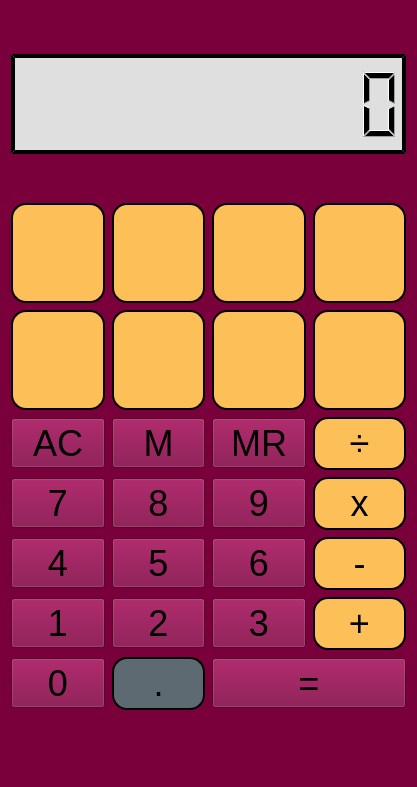
<?xml version="1.0" encoding="UTF-8"?>
<ui version="4.0">
 <class>MainWindow</class>
 <widget class="QMainWindow" name="MainWindow">
  <property name="geometry">
   <rect>
    <x>0</x>
    <y>0</y>
    <width>417</width>
    <height>787</height>
   </rect>
  </property>
  <property name="windowTitle">
   <string>Ultimate Calculator</string>
  </property>
  <property name="styleSheet">
   <string notr="true">background-color: rgb(122, 0, 60);</string>
  </property>
  <property name="tabShape">
   <enum>QTabWidget::Rounded</enum>
  </property>
  <widget class="QWidget" name="centralWidget">
   <property name="sizePolicy">
    <sizepolicy hsizetype="Maximum" vsizetype="Maximum">
     <horstretch>0</horstretch>
     <verstretch>0</verstretch>
    </sizepolicy>
   </property>
   <property name="styleSheet">
    <string notr="true"/>
   </property>
   <layout class="QVBoxLayout" name="verticalLayout">
    <property name="bottomMargin">
     <number>11</number>
    </property>
    <item>
     <widget class="QLCDNumber" name="lcdNumber">
      <property name="sizePolicy">
       <sizepolicy hsizetype="Minimum" vsizetype="Minimum">
        <horstretch>0</horstretch>
        <verstretch>0</verstretch>
       </sizepolicy>
      </property>
      <property name="maximumSize">
       <size>
        <width>16777215</width>
        <height>100</height>
       </size>
      </property>
      <property name="font">
       <font>
        <family>Arial</family>
       </font>
      </property>
      <property name="styleSheet">
       <string notr="true">background-color: rgb(223, 223, 223);
border-style: outset;
border-width: 4px;
border-color: black;
padding: 4px;</string>
      </property>
      <property name="digitCount">
       <number>10</number>
      </property>
     </widget>
    </item>
    <item>
     <layout class="QGridLayout" name="gridLayout" rowstretch="0,0,0,0,0,0,0" rowminimumheight="0,0,0,0,0,0,0">
      <property name="sizeConstraint">
       <enum>QLayout::SetDefaultConstraint</enum>
      </property>
      <property name="spacing">
       <number>7</number>
      </property>
      <item row="3" column="3">
       <widget class="QPushButton" name="pushButton_mul">
        <property name="minimumSize">
         <size>
          <width>0</width>
          <height>50</height>
         </size>
        </property>
        <property name="font">
         <font>
          <pointsize>27</pointsize>
          <weight>50</weight>
          <bold>false</bold>
         </font>
        </property>
        <property name="cursor">
         <cursorShape>PointingHandCursor</cursorShape>
        </property>
        <property name="styleSheet">
         <string notr="true">background-color: rgb(253, 191, 87);
border-style: outset;
border-width: 2px;
border-radius: 15px;
border-color: black;
padding: 4px;</string>
        </property>
        <property name="text">
         <string>x</string>
        </property>
        <property name="shortcut">
         <string>*</string>
        </property>
       </widget>
      </item>
      <item row="3" column="1">
       <widget class="QPushButton" name="pushButton_n8">
        <property name="minimumSize">
         <size>
          <width>0</width>
          <height>50</height>
         </size>
        </property>
        <property name="font">
         <font>
          <pointsize>27</pointsize>
          <weight>50</weight>
          <bold>false</bold>
         </font>
        </property>
        <property name="cursor">
         <cursorShape>PointingHandCursor</cursorShape>
        </property>
        <property name="styleSheet">
         <string notr="true">background-color: rgb(94, 106, 113);
border-style: outset;
border-width: 2px;
border-radius: 15px;
border-color: black;
padding: 4px;
QPushButton {
color: #1976D;
}</string>
        </property>
        <property name="text">
         <string>8</string>
        </property>
        <property name="shortcut">
         <string>8</string>
        </property>
       </widget>
      </item>
      <item row="4" column="2">
       <widget class="QPushButton" name="pushButton_n6">
        <property name="minimumSize">
         <size>
          <width>0</width>
          <height>50</height>
         </size>
        </property>
        <property name="font">
         <font>
          <pointsize>27</pointsize>
          <weight>50</weight>
          <bold>false</bold>
         </font>
        </property>
        <property name="cursor">
         <cursorShape>PointingHandCursor</cursorShape>
        </property>
        <property name="styleSheet">
         <string notr="true">background-color: rgb(94, 106, 113);
border-style: outset;
border-width: 2px;
border-radius: 15px;
border-color: black;
padding: 4px;
QPushButton {
color: #1976D;
}</string>
        </property>
        <property name="text">
         <string>6</string>
        </property>
        <property name="shortcut">
         <string>6</string>
        </property>
       </widget>
      </item>
      <item row="5" column="3">
       <widget class="QPushButton" name="pushButton_add">
        <property name="minimumSize">
         <size>
          <width>0</width>
          <height>50</height>
         </size>
        </property>
        <property name="font">
         <font>
          <pointsize>27</pointsize>
          <weight>50</weight>
          <bold>false</bold>
         </font>
        </property>
        <property name="cursor">
         <cursorShape>PointingHandCursor</cursorShape>
        </property>
        <property name="styleSheet">
         <string notr="true">background-color: rgb(253, 191, 87);
border-style: outset;
border-width: 2px;
border-radius: 15px;
border-color: black;
padding: 4px;</string>
        </property>
        <property name="text">
         <string>+</string>
        </property>
        <property name="shortcut">
         <string>+</string>
        </property>
       </widget>
      </item>
      <item row="0" column="2">
       <widget class="QPushButton" name="pushButton_stock">
        <property name="minimumSize">
         <size>
          <width>0</width>
          <height>100</height>
         </size>
        </property>
        <property name="font">
         <font>
          <family>MS Shell Dlg 2</family>
          <pointsize>9</pointsize>
          <weight>75</weight>
          <bold>true</bold>
         </font>
        </property>
        <property name="cursor">
         <cursorShape>PointingHandCursor</cursorShape>
        </property>
        <property name="styleSheet">
         <string notr="true">background-color: rgb(253, 191, 87);
border-image: url(:/newPrefix/stock1.png);
border-style: outset;
border-width: 2px;
border-radius: 15px;
border-color: black;
padding: 4px;</string>
        </property>
        <property name="text">
         <string/>
        </property>
       </widget>
      </item>
      <item row="0" column="1">
       <widget class="QPushButton" name="pushButton_alg">
        <property name="minimumSize">
         <size>
          <width>0</width>
          <height>100</height>
         </size>
        </property>
        <property name="baseSize">
         <size>
          <width>0</width>
          <height>0</height>
         </size>
        </property>
        <property name="font">
         <font>
          <family>MS Shell Dlg 2</family>
          <pointsize>9</pointsize>
          <weight>75</weight>
          <bold>true</bold>
         </font>
        </property>
        <property name="cursor">
         <cursorShape>PointingHandCursor</cursorShape>
        </property>
        <property name="styleSheet">
         <string notr="true">background-color: rgb(253, 191, 87);
border-image: url(:/newPrefix/alg1.png);
border-style: outset;
border-width: 2px;
border-radius: 15px;
border-color: black;
padding: 4px;</string>
        </property>
        <property name="text">
         <string/>
        </property>
       </widget>
      </item>
      <item row="4" column="1">
       <widget class="QPushButton" name="pushButton_n5">
        <property name="minimumSize">
         <size>
          <width>0</width>
          <height>50</height>
         </size>
        </property>
        <property name="font">
         <font>
          <pointsize>27</pointsize>
          <weight>50</weight>
          <bold>false</bold>
         </font>
        </property>
        <property name="cursor">
         <cursorShape>PointingHandCursor</cursorShape>
        </property>
        <property name="styleSheet">
         <string notr="true">background-color: rgb(94, 106, 113);
border-style: outset;
border-width: 2px;
border-radius: 15px;
border-color: black;
padding: 4px;
QPushButton {
color: #1976D;
}</string>
        </property>
        <property name="text">
         <string>5</string>
        </property>
        <property name="shortcut">
         <string>5</string>
        </property>
       </widget>
      </item>
      <item row="6" column="0">
       <widget class="QPushButton" name="pushButton_n0">
        <property name="minimumSize">
         <size>
          <width>0</width>
          <height>50</height>
         </size>
        </property>
        <property name="font">
         <font>
          <pointsize>27</pointsize>
          <weight>50</weight>
          <bold>false</bold>
         </font>
        </property>
        <property name="cursor">
         <cursorShape>PointingHandCursor</cursorShape>
        </property>
        <property name="styleSheet">
         <string notr="true">background-color: rgb(94, 106, 113);
border-style: outset;
border-width: 2px;
border-radius: 15px;
border-color: black;
padding: 4px;
QPushButton {
color: #1976D;
}</string>
        </property>
        <property name="text">
         <string>0</string>
        </property>
        <property name="shortcut">
         <string>0</string>
        </property>
       </widget>
      </item>
      <item row="5" column="1">
       <widget class="QPushButton" name="pushButton_n2">
        <property name="minimumSize">
         <size>
          <width>0</width>
          <height>50</height>
         </size>
        </property>
        <property name="font">
         <font>
          <pointsize>27</pointsize>
          <weight>50</weight>
          <bold>false</bold>
         </font>
        </property>
        <property name="cursor">
         <cursorShape>PointingHandCursor</cursorShape>
        </property>
        <property name="styleSheet">
         <string notr="true">background-color: rgb(94, 106, 113);
border-style: outset;
border-width: 2px;
border-radius: 15px;
border-color: black;
padding: 4px;
QPushButton {
color: #1976D;
}</string>
        </property>
        <property name="text">
         <string>2</string>
        </property>
        <property name="shortcut">
         <string>2</string>
        </property>
       </widget>
      </item>
      <item row="5" column="0">
       <widget class="QPushButton" name="pushButton_n1">
        <property name="minimumSize">
         <size>
          <width>0</width>
          <height>50</height>
         </size>
        </property>
        <property name="font">
         <font>
          <pointsize>27</pointsize>
          <weight>50</weight>
          <bold>false</bold>
         </font>
        </property>
        <property name="cursor">
         <cursorShape>PointingHandCursor</cursorShape>
        </property>
        <property name="styleSheet">
         <string notr="true">background-color: rgb(94, 106, 113);
border-style: outset;
border-width: 2px;
border-radius: 15px;
border-color: black;
padding: 4px;
QPushButton {
color: #1976D;
}</string>
        </property>
        <property name="text">
         <string>1</string>
        </property>
        <property name="shortcut">
         <string>1</string>
        </property>
       </widget>
      </item>
      <item row="2" column="0">
       <widget class="QPushButton" name="pushButton_ac">
        <property name="minimumSize">
         <size>
          <width>0</width>
          <height>50</height>
         </size>
        </property>
        <property name="font">
         <font>
          <family>Arial</family>
          <pointsize>27</pointsize>
          <weight>50</weight>
          <bold>false</bold>
         </font>
        </property>
        <property name="cursor">
         <cursorShape>PointingHandCursor</cursorShape>
        </property>
        <property name="styleSheet">
         <string notr="true">background-color: rgb(253, 191, 87);
border-style: outset;
border-width: 2px;
border-radius: 15px;
border-color: black;
padding: 4px;
QPushButton {
    color: #f4433;
}
</string>
        </property>
        <property name="text">
         <string>AC</string>
        </property>
        <property name="shortcut">
         <string>Esc</string>
        </property>
       </widget>
      </item>
      <item row="4" column="0">
       <widget class="QPushButton" name="pushButton_n4">
        <property name="minimumSize">
         <size>
          <width>0</width>
          <height>50</height>
         </size>
        </property>
        <property name="font">
         <font>
          <pointsize>27</pointsize>
          <weight>50</weight>
          <bold>false</bold>
         </font>
        </property>
        <property name="cursor">
         <cursorShape>PointingHandCursor</cursorShape>
        </property>
        <property name="styleSheet">
         <string notr="true">background-color: rgb(94, 106, 113);
border-style: outset;
border-width: 2px;
border-radius: 15px;
border-color: black;
padding: 4px;
QPushButton {
color: #1976D;
}</string>
        </property>
        <property name="text">
         <string>4</string>
        </property>
        <property name="shortcut">
         <string>4</string>
        </property>
       </widget>
      </item>
      <item row="3" column="0">
       <widget class="QPushButton" name="pushButton_n7">
        <property name="minimumSize">
         <size>
          <width>0</width>
          <height>50</height>
         </size>
        </property>
        <property name="font">
         <font>
          <pointsize>27</pointsize>
          <weight>50</weight>
          <bold>false</bold>
         </font>
        </property>
        <property name="cursor">
         <cursorShape>PointingHandCursor</cursorShape>
        </property>
        <property name="styleSheet">
         <string notr="true">background-color: rgb(94, 106, 113);
border-style: outset;
border-width: 2px;
border-radius: 15px;
border-color: black;
padding: 4px;
QPushButton {
color: #1976D;
}</string>
        </property>
        <property name="text">
         <string>7</string>
        </property>
        <property name="shortcut">
         <string>7</string>
        </property>
       </widget>
      </item>
      <item row="4" column="3">
       <widget class="QPushButton" name="pushButton_sub">
        <property name="minimumSize">
         <size>
          <width>0</width>
          <height>50</height>
         </size>
        </property>
        <property name="font">
         <font>
          <pointsize>27</pointsize>
          <weight>50</weight>
          <bold>false</bold>
         </font>
        </property>
        <property name="cursor">
         <cursorShape>PointingHandCursor</cursorShape>
        </property>
        <property name="styleSheet">
         <string notr="true">background-color: rgb(253, 191, 87);
border-style: outset;
border-width: 2px;
border-radius: 15px;
border-color: black;
padding: 4px;</string>
        </property>
        <property name="text">
         <string>-</string>
        </property>
        <property name="shortcut">
         <string>-</string>
        </property>
       </widget>
      </item>
      <item row="2" column="3">
       <widget class="QPushButton" name="pushButton_div">
        <property name="minimumSize">
         <size>
          <width>0</width>
          <height>50</height>
         </size>
        </property>
        <property name="font">
         <font>
          <pointsize>27</pointsize>
          <weight>50</weight>
          <bold>false</bold>
         </font>
        </property>
        <property name="cursor">
         <cursorShape>PointingHandCursor</cursorShape>
        </property>
        <property name="styleSheet">
         <string notr="true">background-color: rgb(253, 191, 87);
border-style: outset;
border-width: 2px;
border-radius: 15px;
border-color: black;
padding: 4px;</string>
        </property>
        <property name="text">
         <string>÷</string>
        </property>
        <property name="shortcut">
         <string>/</string>
        </property>
       </widget>
      </item>
      <item row="3" column="2">
       <widget class="QPushButton" name="pushButton_n9">
        <property name="minimumSize">
         <size>
          <width>0</width>
          <height>50</height>
         </size>
        </property>
        <property name="font">
         <font>
          <pointsize>27</pointsize>
          <weight>50</weight>
          <bold>false</bold>
         </font>
        </property>
        <property name="cursor">
         <cursorShape>PointingHandCursor</cursorShape>
        </property>
        <property name="styleSheet">
         <string notr="true">background-color: rgb(94, 106, 113);
border-style: outset;
border-width: 2px;
border-radius: 15px;
border-color: black;
padding: 4px;
QPushButton {
color: #1976D;
}</string>
        </property>
        <property name="text">
         <string>9</string>
        </property>
        <property name="shortcut">
         <string>9</string>
        </property>
       </widget>
      </item>
      <item row="2" column="2">
       <widget class="QPushButton" name="pushButton_mr">
        <property name="minimumSize">
         <size>
          <width>0</width>
          <height>50</height>
         </size>
        </property>
        <property name="font">
         <font>
          <pointsize>27</pointsize>
          <weight>50</weight>
          <bold>false</bold>
         </font>
        </property>
        <property name="cursor">
         <cursorShape>PointingHandCursor</cursorShape>
        </property>
        <property name="styleSheet">
         <string notr="true">background-color: rgb(253, 191, 87);
border-style: outset;
border-width: 2px;
border-radius: 15px;
border-color: black;
padding: 4px;
QPushButton {
   color: #FFC10;
}</string>
        </property>
        <property name="text">
         <string>MR</string>
        </property>
        <property name="shortcut">
         <string>R</string>
        </property>
       </widget>
      </item>
      <item row="6" column="1">
       <widget class="QPushButton" name="pushButton_pc">
        <property name="minimumSize">
         <size>
          <width>0</width>
          <height>50</height>
         </size>
        </property>
        <property name="font">
         <font>
          <pointsize>27</pointsize>
          <weight>50</weight>
          <bold>false</bold>
         </font>
        </property>
        <property name="cursor">
         <cursorShape>PointingHandCursor</cursorShape>
        </property>
        <property name="styleSheet">
         <string notr="true">background-color: rgb(94, 106, 113);
border-style: outset;
border-width: 2px;
border-radius: 15px;
border-color: black;
padding: 4px;</string>
        </property>
        <property name="text">
         <string>.</string>
        </property>
        <property name="shortcut">
         <string>%</string>
        </property>
       </widget>
      </item>
      <item row="5" column="2">
       <widget class="QPushButton" name="pushButton_n3">
        <property name="minimumSize">
         <size>
          <width>0</width>
          <height>50</height>
         </size>
        </property>
        <property name="font">
         <font>
          <pointsize>27</pointsize>
          <weight>50</weight>
          <bold>false</bold>
         </font>
        </property>
        <property name="cursor">
         <cursorShape>PointingHandCursor</cursorShape>
        </property>
        <property name="styleSheet">
         <string notr="true">background-color: rgb(94, 106, 113);
border-style: outset;
border-width: 2px;
border-radius: 15px;
border-color: black;
padding: 4px;
QPushButton {
color: #1976D;
}</string>
        </property>
        <property name="text">
         <string>3</string>
        </property>
        <property name="shortcut">
         <string>3</string>
        </property>
       </widget>
      </item>
      <item row="0" column="0">
       <widget class="QPushButton" name="pushButton_convert">
        <property name="minimumSize">
         <size>
          <width>0</width>
          <height>100</height>
         </size>
        </property>
        <property name="font">
         <font>
          <family>MS Shell Dlg 2</family>
          <pointsize>9</pointsize>
          <weight>75</weight>
          <bold>true</bold>
         </font>
        </property>
        <property name="cursor">
         <cursorShape>PointingHandCursor</cursorShape>
        </property>
        <property name="styleSheet">
         <string notr="true">background-color: rgb(253, 191, 87);
border-image: url(:/newPrefix/conv1.png);
border-style: outset;
border-width: 2px;
border-radius: 15px;
border-color: black;
padding: 4px;</string>
        </property>
        <property name="text">
         <string/>
        </property>
       </widget>
      </item>
      <item row="0" column="3">
       <widget class="QPushButton" name="pushButton_credits">
        <property name="minimumSize">
         <size>
          <width>0</width>
          <height>100</height>
         </size>
        </property>
        <property name="font">
         <font>
          <family>MS Shell Dlg 2</family>
          <pointsize>9</pointsize>
          <weight>75</weight>
          <bold>true</bold>
         </font>
        </property>
        <property name="cursor">
         <cursorShape>PointingHandCursor</cursorShape>
        </property>
        <property name="styleSheet">
         <string notr="true">background-color: rgb(253, 191, 87);
border-image: url(:/newPrefix/credit.png);
border-style: outset;
border-width: 2px;
border-radius: 15px;
border-color: black;
padding: 4px;</string>
        </property>
        <property name="text">
         <string/>
        </property>
       </widget>
      </item>
      <item row="2" column="1">
       <widget class="QPushButton" name="pushButton_m">
        <property name="minimumSize">
         <size>
          <width>0</width>
          <height>50</height>
         </size>
        </property>
        <property name="font">
         <font>
          <pointsize>27</pointsize>
          <weight>50</weight>
          <bold>false</bold>
         </font>
        </property>
        <property name="cursor">
         <cursorShape>PointingHandCursor</cursorShape>
        </property>
        <property name="styleSheet">
         <string notr="true">background-color: rgb(253, 191, 87);
border-style: outset;
border-width: 2px;
border-radius: 15px;
border-color: black;
padding: 4px;
QPushButton {
   color: #FFC10;
}</string>
        </property>
        <property name="text">
         <string>M</string>
        </property>
        <property name="shortcut">
         <string>M</string>
        </property>
       </widget>
      </item>
      <item row="6" column="2" colspan="2">
       <widget class="QPushButton" name="pushButton_eq">
        <property name="minimumSize">
         <size>
          <width>0</width>
          <height>50</height>
         </size>
        </property>
        <property name="font">
         <font>
          <pointsize>27</pointsize>
          <weight>50</weight>
          <bold>false</bold>
         </font>
        </property>
        <property name="cursor">
         <cursorShape>PointingHandCursor</cursorShape>
        </property>
        <property name="styleSheet">
         <string notr="true">background-color: rgb(253, 191, 87);
border-style: outset;
border-width: 2px;
border-radius: 15px;
border-color: black;
padding: 4px;
QPushButton {
color: #4CAF5;
}</string>
        </property>
        <property name="text">
         <string>=</string>
        </property>
        <property name="shortcut">
         <string>Return</string>
        </property>
       </widget>
      </item>
      <item row="1" column="0">
       <widget class="QPushButton" name="pushButton_health">
        <property name="minimumSize">
         <size>
          <width>0</width>
          <height>100</height>
         </size>
        </property>
        <property name="font">
         <font>
          <pointsize>9</pointsize>
          <weight>75</weight>
          <bold>true</bold>
         </font>
        </property>
        <property name="cursor">
         <cursorShape>PointingHandCursor</cursorShape>
        </property>
        <property name="styleSheet">
         <string notr="true">background-color: rgb(253, 191, 87);
border-image: url(:/newPrefix/health.png);
border-style: outset;
border-width: 2px;
border-radius: 15px;
border-color: black;
padding: 4px;</string>
        </property>
        <property name="text">
         <string/>
        </property>
       </widget>
      </item>
      <item row="1" column="1">
       <widget class="QPushButton" name="pushButton_gpa">
        <property name="minimumSize">
         <size>
          <width>0</width>
          <height>100</height>
         </size>
        </property>
        <property name="font">
         <font>
          <pointsize>9</pointsize>
          <weight>75</weight>
          <bold>true</bold>
         </font>
        </property>
        <property name="cursor">
         <cursorShape>PointingHandCursor</cursorShape>
        </property>
        <property name="styleSheet">
         <string notr="true">background-color: rgb(253, 191, 87);
border-image: url(:/newPrefix/gpa.png);
border-style: outset;
border-width: 2px;
border-radius: 15px;
border-color: black;
padding: 4px;</string>
        </property>
        <property name="text">
         <string/>
        </property>
       </widget>
      </item>
      <item row="1" column="2">
       <widget class="QPushButton" name="pushButton_geo">
        <property name="minimumSize">
         <size>
          <width>0</width>
          <height>100</height>
         </size>
        </property>
        <property name="font">
         <font>
          <pointsize>9</pointsize>
          <weight>75</weight>
          <bold>true</bold>
         </font>
        </property>
        <property name="cursor">
         <cursorShape>PointingHandCursor</cursorShape>
        </property>
        <property name="styleSheet">
         <string notr="true">background-color: rgb(253, 191, 87);
border-image: url(:/newPrefix/geo.png);
border-style: outset;
border-width: 2px;
border-radius: 15px;
border-color: black;
padding: 4px;</string>
        </property>
        <property name="text">
         <string/>
        </property>
       </widget>
      </item>
      <item row="1" column="3">
       <widget class="QPushButton" name="pushButton_bin">
        <property name="minimumSize">
         <size>
          <width>0</width>
          <height>100</height>
         </size>
        </property>
        <property name="font">
         <font>
          <pointsize>9</pointsize>
          <weight>75</weight>
          <bold>true</bold>
         </font>
        </property>
        <property name="cursor">
         <cursorShape>PointingHandCursor</cursorShape>
        </property>
        <property name="styleSheet">
         <string notr="true">background-color: rgb(253, 191, 87);
border-image: url(:/newPrefix/bin.png);
border-style: outset;
border-width: 2px;
border-radius: 15px;
border-color: black;
padding: 4px;</string>
        </property>
        <property name="text">
         <string/>
        </property>
       </widget>
      </item>
     </layout>
    </item>
   </layout>
  </widget>
  <widget class="QStatusBar" name="statusBar"/>
  <widget class="QMenuBar" name="menuBar">
   <property name="geometry">
    <rect>
     <x>0</x>
     <y>0</y>
     <width>417</width>
     <height>26</height>
    </rect>
   </property>
  </widget>
  <action name="actionExit">
   <property name="text">
    <string>Exit</string>
   </property>
   <property name="shortcut">
    <string>Ctrl+Q</string>
   </property>
  </action>
  <action name="actionReset">
   <property name="text">
    <string>Reset</string>
   </property>
   <property name="shortcut">
    <string>Ctrl+R</string>
   </property>
  </action>
  <action name="actionAbout_Calculator">
   <property name="text">
    <string>About Calculator</string>
   </property>
  </action>
 </widget>
 <layoutdefault spacing="6" margin="11"/>
 <resources>
  <include location="Resources.qrc"/>
 </resources>
 <connections/>
</ui>
